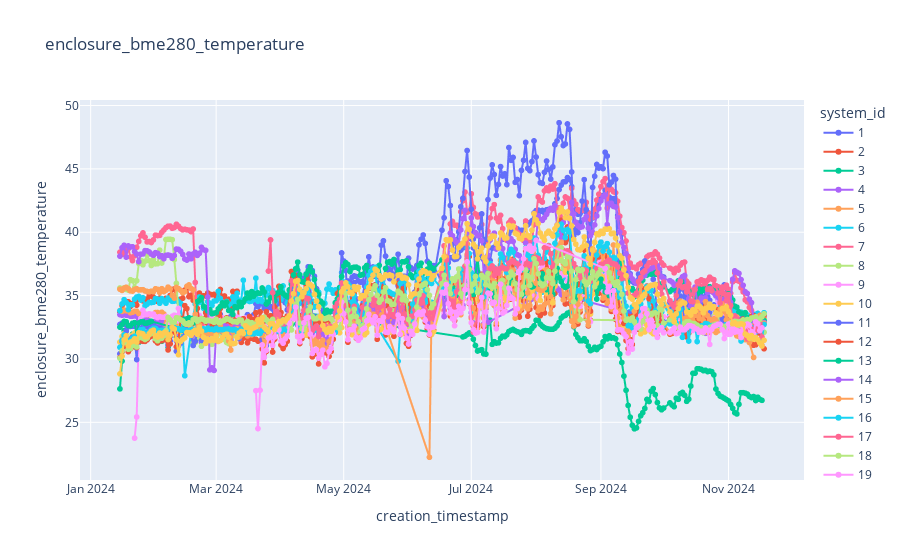

This figure's notebook cell:
### Code cell
plot_sensor_measurement(df_raw,sensor_id,col_name="enclosure_bme280_temperature",filter=filter)

### Figure 1 — Plotly figure (JSON) as saved in the notebook; plotly's stock layout.template omitted (floating-point values rounded to 4 significant figures; data arrays with more than 128 entries replaced by an {"elided": "..."} marker saying what was removed)
{"data": [{"hovertemplate": "system_id=1<br>creation_timestamp=%{x}<br>enclosure_bme280_temperature=%{y}<extra></extra>", "legendgroup": "1", "line": {"color": "#636efa", "dash": "solid"}, "marker": {"symbol": "circle"}, "mode": "lines+markers", "name": "1", "showlegend": true, "type": "scattergl", "x": {"elided": "303 str values"}, "xaxis": "x", "y": {"elided": "303 float values"}, "yaxis": "y"}, {"hovertemplate": "system_id=2<br>creation_timestamp=%{x}<br>enclosure_bme280_temperature=%{y}<extra></extra>", "legendgroup": "2", "line": {"color": "#EF553B", "dash": "solid"}, "marker": {"symbol": "circle"}, "mode": "lines+markers", "name": "2", "showlegend": true, "type": "scattergl", "x": {"elided": "303 str values"}, "xaxis": "x", "y": {"elided": "303 float values"}, "yaxis": "y"}, {"hovertemplate": "system_id=3<br>creation_timestamp=%{x}<br>enclosure_bme280_temperature=%{y}<extra></extra>", "legendgroup": "3", "line": {"color": "#00cc96", "dash": "solid"}, "marker": {"symbol": "circle"}, "mode": "lines+markers", "name": "3", "showlegend": true, "type": "scattergl", "x": {"elided": "223 str values"}, "xaxis": "x", "y": {"elided": "223 float values"}, "yaxis": "y"}, {"hovertemplate": "system_id=4<br>creation_timestamp=%{x}<br>enclosure_bme280_temperature=%{y}<extra></extra>", "legendgroup": "4", "line": {"color": "#ab63fa", "dash": "solid"}, "marker": {"symbol": "circle"}, "mode": "lines+markers", "name": "4", "showlegend": true, "type": "scattergl", "x": {"elided": "223 str values"}, "xaxis": "x", "y": {"elided": "223 float values"}, "yaxis": "y"}, {"hovertemplate": "system_id=5<br>creation_timestamp=%{x}<br>enclosure_bme280_temperature=%{y}<extra></extra>", "legendgroup": "5", "line": {"color": "#FFA15A", "dash": "solid"}, "marker": {"symbol": "circle"}, "mode": "lines+markers", "name": "5", "showlegend": true, "type": "scattergl", "x": {"elided": "277 str values"}, "xaxis": "x", "y": {"elided": "277 float values"}, "yaxis": "y"}, {"hovertemplate": "system_id=6<br>creation_timestamp=%{x}<br>enclosure_bme280_temperature=%{y}<extra></extra>", "legendgroup": "6", "line": {"color": "#19d3f3", "dash": "solid"}, "marker": {"symbol": "circle"}, "mode": "lines+markers", "name": "6", "showlegend": true, "type": "scattergl", "x": {"elided": "285 str values"}, "xaxis": "x", "y": {"elided": "285 float values"}, "yaxis": "y"}, {"hovertemplate": "system_id=7<br>creation_timestamp=%{x}<br>enclosure_bme280_temperature=%{y}<extra></extra>", "legendgroup": "7", "line": {"color": "#FF6692", "dash": "solid"}, "marker": {"symbol": "circle"}, "mode": "lines+markers", "name": "7", "showlegend": true, "type": "scattergl", "x": {"elided": "301 str values"}, "xaxis": "x", "y": {"elided": "301 float values"}, "yaxis": "y"}, {"hovertemplate": "system_id=8<br>creation_timestamp=%{x}<br>enclosure_bme280_temperature=%{y}<extra></extra>", "legendgroup": "8", "line": {"color": "#B6E880", "dash": "solid"}, "marker": {"symbol": "circle"}, "mode": "lines+markers", "name": "8", "showlegend": true, "type": "scattergl", "x": {"elided": "246 str values"}, "xaxis": "x", "y": {"elided": "246 float values"}, "yaxis": "y"}, {"hovertemplate": "system_id=9<br>creation_timestamp=%{x}<br>enclosure_bme280_temperature=%{y}<extra></extra>", "legendgroup": "9", "line": {"color": "#FF97FF", "dash": "solid"}, "marker": {"symbol": "circle"}, "mode": "lines+markers", "name": "9", "showlegend": true, "type": "scattergl", "x": {"elided": "286 str values"}, "xaxis": "x", "y": {"elided": "286 float values"}, "yaxis": "y"}, {"hovertemplate": "system_id=10<br>creation_timestamp=%{x}<br>enclosure_bme280_temperature=%{y}<extra></extra>", "legendgroup": "10", "line": {"color": "#FECB52", "dash": "solid"}, "marker": {"symbol": "circle"}, "mode": "lines+markers", "name": "10", "showlegend": true, "type": "scattergl", "x": {"elided": "303 str values"}, "xaxis": "x", "y": {"elided": "303 float values"}, "yaxis": "y"}, {"hovertemplate": "system_id=11<br>creation_timestamp=%{x}<br>enclosure_bme280_temperature=%{y}<extra></extra>", "legendgroup": "11", "line": {"color": "#636efa", "dash": "solid"}, "marker": {"symbol": "circle"}, "mode": "lines+markers", "name": "11", "showlegend": true, "type": "scattergl", "x": {"elided": "303 str values"}, "xaxis": "x", "y": {"elided": "303 float values"}, "yaxis": "y"}, {"hovertemplate": "system_id=12<br>creation_timestamp=%{x}<br>enclosure_bme280_temperature=%{y}<extra></extra>", "legendgroup": "12", "line": {"color": "#EF553B", "dash": "solid"}, "marker": {"symbol": "circle"}, "mode": "lines+markers", "name": "12", "showlegend": true, "type": "scattergl", "x": {"elided": "303 str values"}, "xaxis": "x", "y": {"elided": "303 float values"}, "yaxis": "y"}, {"hovertemplate": "system_id=13<br>creation_timestamp=%{x}<br>enclosure_bme280_temperature=%{y}<extra></extra>", "legendgroup": "13", "line": {"color": "#00cc96", "dash": "solid"}, "marker": {"symbol": "circle"}, "mode": "lines+markers", "name": "13", "showlegend": true, "type": "scattergl", "x": {"elided": "289 str values"}, "xaxis": "x", "y": {"elided": "289 float values"}, "yaxis": "y"}, {"hovertemplate": "system_id=14<br>creation_timestamp=%{x}<br>enclosure_bme280_temperature=%{y}<extra></extra>", "legendgroup": "14", "line": {"color": "#ab63fa", "dash": "solid"}, "marker": {"symbol": "circle"}, "mode": "lines+markers", "name": "14", "showlegend": true, "type": "scattergl", "x": {"elided": "301 str values"}, "xaxis": "x", "y": {"elided": "301 float values"}, "yaxis": "y"}, {"hovertemplate": "system_id=15<br>creation_timestamp=%{x}<br>enclosure_bme280_temperature=%{y}<extra></extra>", "legendgroup": "15", "line": {"color": "#FFA15A", "dash": "solid"}, "marker": {"symbol": "circle"}, "mode": "lines+markers", "name": "15", "showlegend": true, "type": "scattergl", "x": {"elided": "271 str values"}, "xaxis": "x", "y": {"elided": "271 float values"}, "yaxis": "y"}, {"hovertemplate": "system_id=16<br>creation_timestamp=%{x}<br>enclosure_bme280_temperature=%{y}<extra></extra>", "legendgroup": "16", "line": {"color": "#19d3f3", "dash": "solid"}, "marker": {"symbol": "circle"}, "mode": "lines+markers", "name": "16", "showlegend": true, "type": "scattergl", "x": {"elided": "303 str values"}, "xaxis": "x", "y": {"elided": "303 float values"}, "yaxis": "y"}, {"hovertemplate": "system_id=17<br>creation_timestamp=%{x}<br>enclosure_bme280_temperature=%{y}<extra></extra>", "legendgroup": "17", "line": {"color": "#FF6692", "dash": "solid"}, "marker": {"symbol": "circle"}, "mode": "lines+markers", "name": "17", "showlegend": true, "type": "scattergl", "x": {"elided": "225 str values"}, "xaxis": "x", "y": {"elided": "225 float values"}, "yaxis": "y"}, {"hovertemplate": "system_id=18<br>creation_timestamp=%{x}<br>enclosure_bme280_temperature=%{y}<extra></extra>", "legendgroup": "18", "line": {"color": "#B6E880", "dash": "solid"}, "marker": {"symbol": "circle"}, "mode": "lines+markers", "name": "18", "showlegend": true, "type": "scattergl", "x": {"elided": "303 str values"}, "xaxis": "x", "y": {"elided": "303 float values"}, "yaxis": "y"}, {"hovertemplate": "system_id=19<br>creation_timestamp=%{x}<br>enclosure_bme280_temperature=%{y}<extra></extra>", "legendgroup": "19", "line": {"color": "#FF97FF", "dash": "solid"}, "marker": {"symbol": "circle"}, "mode": "lines+markers", "name": "19", "showlegend": true, "type": "scattergl", "x": {"elided": "205 str values"}, "xaxis": "x", "y": {"elided": "205 float values"}, "yaxis": "y"}, {"hovertemplate": "system_id=20<br>creation_timestamp=%{x}<br>enclosure_bme280_temperature=%{y}<extra></extra>", "legendgroup": "20", "line": {"color": "#FECB52", "dash": "solid"}, "marker": {"symbol": "circle"}, "mode": "lines+markers", "name": "20", "showlegend": true, "type": "scattergl", "x": {"elided": "303 str values"}, "xaxis": "x", "y": {"elided": "303 float values"}, "yaxis": "y"}], "layout": {"legend": {"title": {"text": "system_id"}, "tracegroupgap": 0}, "title": {"text": "enclosure_bme280_temperature"}, "xaxis": {"anchor": "y", "domain": [0, 1], "title": {"text": "creation_timestamp"}}, "yaxis": {"anchor": "x", "domain": [0, 1], "title": {"text": "enclosure_bme280_temperature"}}}}
